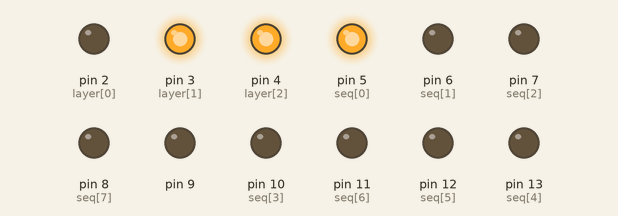
Bench run of a sketch on a simulated Arduino Uno, built with avr-gcc and run on an emulated ATmega328P. Shown: output pins drawn as LEDs (lit = HIGH).

Above: at 0.1 s.
At 5.7 s:
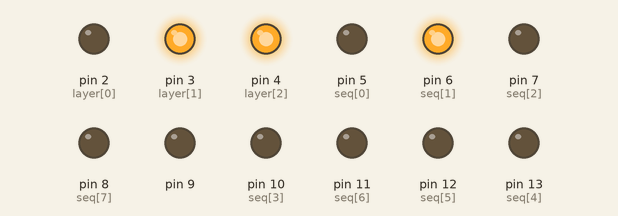
At 11.4 s:
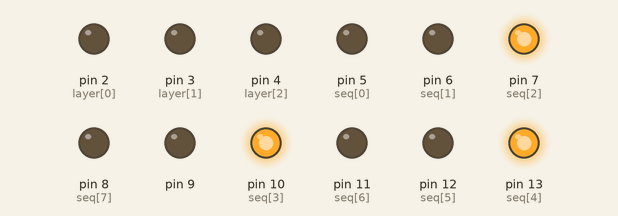
At 18.57 s:
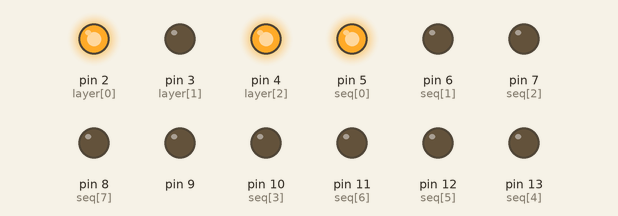
At 25.6 s:
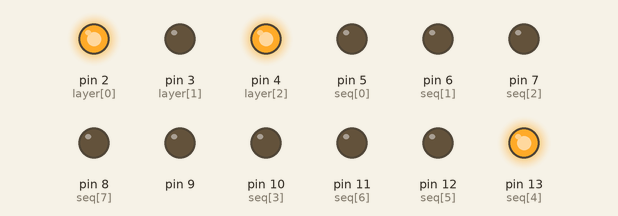
At 39.89 s:
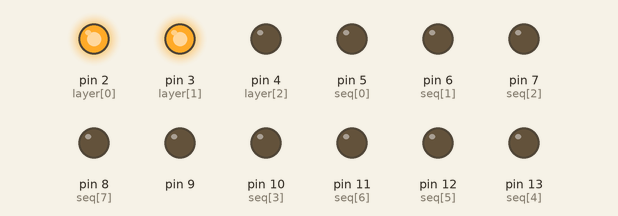
Timing chart, 0 to 40.0 s (numbered marks = the images above):
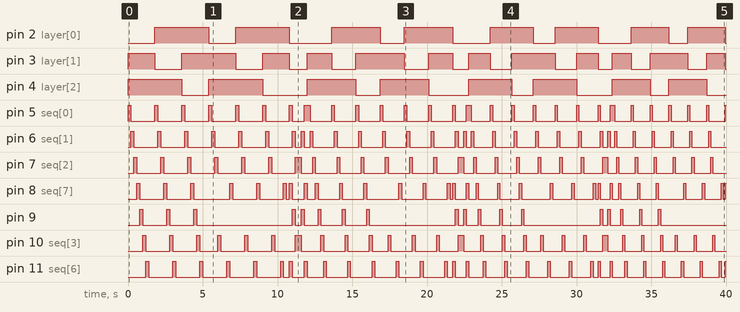

Measured:
- by itself, pin 2 (layer[0]): LOW → HIGH at 1.8 s, → LOW 3.6 s later, → HIGH 1.8 s later, → LOW 3.6 s later, … (16 changes in this stretch)
- by itself, pin 3 (layer[1]): LOW → HIGH at 0.00 s, → LOW 1.8 s later, → HIGH 1.8 s later, → LOW 3.6 s later, … (24 changes in this stretch)
- by itself, pin 4 (layer[2]): LOW → HIGH at 0.00 s, → LOW 3.6 s later, → HIGH 1.8 s later, → LOW 3.6 s later, … (16 changes in this stretch)
- by itself, pin 5 (seq[0]): LOW → HIGH at 0.00 s, → LOW 0.20 s later, → HIGH 1.6 s later, → LOW 0.20 s later, … (55 changes in this stretch)
- by itself, pin 6 (seq[1]): LOW → HIGH at 0.20 s, → LOW 0.20 s later, → HIGH 1.6 s later, → LOW 0.20 s later, … (60 changes in this stretch)
- by itself, pin 7 (seq[2]): LOW → HIGH at 0.40 s, → LOW 0.20 s later, → HIGH 1.6 s later, → LOW 0.20 s later, … (54 changes in this stretch)
- by itself, pin 8 (seq[7]): LOW → HIGH at 0.60 s, → LOW 0.20 s later, → HIGH 1.6 s later, → LOW 0.20 s later, … (61 changes in this stretch)
- by itself, pin 9: LOW → HIGH at 0.80 s, → LOW 0.20 s later, → HIGH 1.6 s later, → LOW 0.20 s later, … (36 changes in this stretch)

The sketch:

ledcube.ino
```cpp
//matriz das camadas em altura
int layer[] = {2,3,4};


void setup()
{
  // layer pins:
  // 2- botlayer
  // 3- middlelayer
  // 4- toplayer

  // LED NUMBERING
  //
  //      5------6-------7
  //      |      |       |
  //      8------9-------10
  //      |      |       |
  //      11-----12------13
  //


  // Define all pins as out
  for(int x = 2; x <= 13 ; x++)
  {
    pinMode(x,OUTPUT);
  }
}

void loop()
{
  for(int i = 200; i >= 0; i-=20)
  {
    seq1(i);
    seq2(i);
    seq3(i);

  }
  //for(int i = 200; i > 1; i-= 20)
  //{
  //  seq1(i);
  //  seq2(i);
  //}

}

//Percurrer todos os leds em sequencia
void seq1(int iSpeed)
{
  digitalWrite(2, HIGH);
  digitalWrite(3, HIGH);
  digitalWrite(4, HIGH);
  int i = 0;
  int j = 0;
  for(i = 2; i <= 4; i++)
  {
    digitalWrite(i, LOW);
    for(j = 5; j <= 13; j++)
    {
      digitalWrite(j, HIGH);
      delay(iSpeed);
      digitalWrite(j, LOW);
    }
    digitalWrite(i, HIGH);
  }
}

//Percurrer os leds em espiral
void seq2(int iSpeed)
{
  digitalWrite(2, HIGH);
  digitalWrite(3, HIGH);
  digitalWrite(4, HIGH);
  int seq[] = {5,6,7,10,13,12,11,8};

  for( int j = 0; j<3; j++)
  {
    digitalWrite(layer[j],LOW);
    for(int i = 0; i <=8; i++)
    {
      digitalWrite(seq[i], HIGH);
      delay(iSpeed);
      digitalWrite(seq[i], LOW);
    }
    digitalWrite(layer[j],HIGH);
  }
}

void seq3(int iSpeed)
{
  digitalWrite(2,LOW);
  digitalWrite(3,LOW);
  digitalWrite(4,LOW);

  for(int i = 0; i<=2; i++)
  {
    digitalWrite(5+i, HIGH);
    digitalWrite(8+i, HIGH);
    digitalWrite(11+i, HIGH);
    delay(iSpeed);
    digitalWrite(5+i, LOW);
    digitalWrite(8+i, LOW);
    digitalWrite(11+i, LOW);
  }


  for(int i = 0; i<=2; i++)
  {
    digitalWrite(7-i, HIGH);
    digitalWrite(10-i, HIGH);
    digitalWrite(13-i, HIGH);
    delay(iSpeed);
    digitalWrite(7-i, LOW);
    digitalWrite(10-i, LOW);
    digitalWrite(13-i, LOW);
  }
}
```
